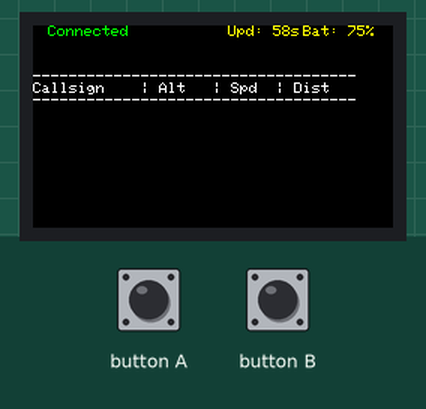
This program was run on a simulated ESP32. On the bench: 240×135 colour display. The test bench sets the inputs (shaded band). WiFi joins after 1.5 s; servers stay silent unless stated; uploads are accepted with an empty reply; what the program prints to the serial monitor is not drawn.

Above: at 3.1 s.
3.2 s: button A pressed for 0.15 s
At 4.4 s:
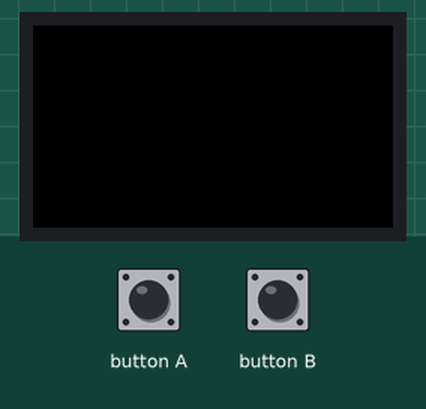
4.8 s: button A pressed for 0.15 s
At 6.7 s:
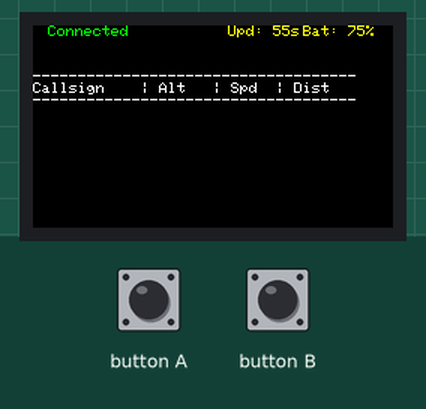
13.4 s: button A pulsed LOW 2 times (0.12 s each, 0.3 s apart)
Timing chart, 0 to 16.4 s (numbered marks = the images above; inputs shaded):
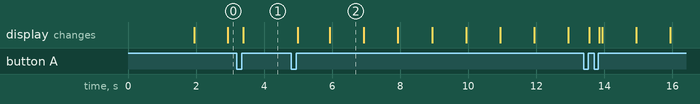

The program:

main.cpp
```cpp
#include <Arduino.h>
#include <M5StickCPlus2.h>
#include <WiFi.h>
#include <HTTPClient.h>
#include <WiFiClient.h>
#include <ArduinoJson.h>
#include <math.h>

#include "WiFiManager.h"
#include "FlightService.h"
#include "DisplayManager.h"

// ------------------------------------------------------------------
// Global variables
// ------------------------------------------------------------------
WiFiManager wifiMgr;
FlightService flightSvc;
DisplayManager displayMgr;

unsigned long nextUpdateTime = 60000; // Set to 60 seconds as requested

// ------------------------------------------------------------------
// Helper functions
// ------------------------------------------------------------------
void setup() {
    Serial.begin(115200);
    auto cfg = M5.config();
    M5.begin(cfg);
    M5.Lcd.setRotation(1);
    M5.Lcd.fillScreen(BLACK);

    wifiMgr.begin();
    displayMgr.begin();

    Serial.println("Connecting to WiFi...");
    wifiMgr.connect();

    // Block until connected before entering the main loop
    while (!wifiMgr.isConnected()) {
        Serial.println("Waiting for connection...");
        delay(1000);
    }

    Serial.println("Connected! Fetching initial data...");
    if (flightSvc.fetchFlights()) {
        nextUpdateTime = millis() + 60000; // Set next update to 60s
        displayMgr.setNeedsRedraw(true);
        Serial.println("Initial data fetched successfully.");
    } else {
        Serial.println("Failed to fetch initial data.");
        nextUpdateTime = millis() + 60000; // Still set timer so we don't spam
    }

    Serial.println("Starting loop.");
}

void loop() {
    M5.update();

    // Handle Button A: Toggle Screen
    static bool btnA_handled = false;
    if (M5.BtnA.wasClicked()) {
        if (!btnA_handled) {
            btnA_handled = true;
            Serial.println("Button A Pressed");
            displayMgr.toggleScreen();
        }
    }
    if (!M5.BtnA.wasClicked()) {
        btnA_handled = false;
    }

    // Handle Button B: Scroll
    if (M5.BtnB.wasClicked()) {
        Serial.println("Button B Clicked");
        displayMgr.scroll(1, flightSvc.getNearbyPlanes());
    }
    if (M5.BtnB.pressedFor(400)) {
        Serial.println("Button B Long Pressed");
        displayMgr.scroll(-1, flightSvc.getNearbyPlanes());
    }

    // Update Logic
    if (displayMgr.isScreenOn()) {
        // Fetch data if timer expired
        if (millis() > nextUpdateTime) {
            // We are guaranteed to be connected because we blocked in setup
            Serial.println("Fetching new flight data...");
            if (flightSvc.fetchFlights()) {
                nextUpdateTime = millis() + 60000; // Set next update to 60s
                displayMgr.setNeedsRedraw(true);
                Serial.println("Data updated successfully.");
            } else {
                Serial.println("Failed to fetch data.");
            }
        }

        displayMgr.update(flightSvc, wifiMgr.getState(), nextUpdateTime);
    }
}
```

DisplayManager.cpp
```cpp
#include "DisplayManager.h"

DisplayManager::DisplayManager() : scrollOffset(0), m_isScreenOn(true), m_needsRedraw(true), m_lastConnState(WiFiManager::IDLE_CONN), m_lastRemaining(-1) {}

void DisplayManager::begin() {
    M5.Lcd.setRotation(1);
    M5.Lcd.fillScreen(BLACK);
}

void DisplayManager::drawStatus(WiFiManager::State connState, unsigned long nextUpdateTime) {
    long remaining = (long)(nextUpdateTime - millis()) / 1000;
    if (remaining < 0) remaining = 0;

    // Only redraw the status area if something actually changed
    if (connState != m_lastConnState || remaining != m_lastRemaining) {
        // Clear the top status bar
        M5.Lcd.fillRect(0, 0, 240, 20, BLACK);

        // WiFi Status (Left)
        M5.Lcd.setCursor(10, 0);
        if (connState == WiFiManager::CONNECTING) {
            M5.Lcd.setTextColor(WHITE);
            M5.Lcd.print("Connecting...");
        } else if (connState == WiFiManager::CONNECTED_CONN) {
            M5.Lcd.setTextColor(GREEN);
            M5.Lcd.print("Connected");
        } else {
            M5.Lcd.setTextColor(RED);
            M5.Lcd.print("Disconnected");
        }

        // Countdown (Middle)
        M5.Lcd.setCursor(130, 0);
        M5.Lcd.setTextColor(YELLOW);
        M5.Lcd.printf("Upd: %ds", remaining);

        // Battery (Right)
        int battery = M5.Power.getBatteryLevel();
        M5.Lcd.setCursor(180, 0);
        M5.Lcd.setTextColor(YELLOW);
        M5.Lcd.printf("Bat: %d%%", battery);

        m_lastConnState = connState;
        m_lastRemaining = remaining;
    }
}

void DisplayManager::update(FlightService& flightService, WiFiManager::State connState, unsigned long nextUpdateTime) {
    if (!m_isScreenOn) return;

    drawStatus(connState, nextUpdateTime);

    M5.Lcd.setCursor(0, 30);
    M5.Lcd.setTextColor(WHITE);
    M5.Lcd.setTextSize(1);
    M5.Lcd.println("------------------------------------");
    M5.Lcd.println("Callsign    | Alt   | Spd  | Dist");
    M5.Lcd.println("------------------------------------");

    if (m_needsRedraw) {
        M5.Lcd.fillRect(0, 75, 240, 120, BLACK);

        const auto& planes = flightService.getNearbyPlanes();
        for (int i = 0; i < MAX_VISIBLE_LINES; i++) {
            int idx = scrollOffset + i;
            if (idx < (int)planes.size()) {
                M5.Lcd.setCursor(0, 75 + (i * 12));
                M5.Lcd.printf("%-10s | %-7d | %-5d | %-5.1f\n",
                    planes[idx].callsign.c_str(),
                    (int)(planes[idx].barHeight / 10.0) * 10,
                    (int)planes[idx].speed,
                    planes[idx].distance);
            }
        }
        m_needsRedraw = false;
    }
}

void DisplayManager::toggleScreen() {
    if (!m_isScreenOn) {
        m_isScreenOn = true;
        M5.Lcd.fillScreen(BLACK);
    } else {
        m_isScreenOn = false;
        M5.Lcd.clear();
    }
}

void DisplayManager::scroll(int delta, const std::vector<Aircraft>& planes) {
    if (!m_isScreenOn) return;
    scrollOffset += delta;

    // Bounds checking
    if (scrollOffset < 0) scrollOffset = 0;
    if (scrollOffset > (int)planes.size() - MAX_VISIBLE_LINES) {
        scrollOffset = (int)planes.size() - MAX_VISIBLE_LINES;
        if (planes.size() < MAX_VISIBLE_LINES) scrollOffset = 0;
    }

    m_needsRedraw = true;
}

void DisplayManager::setNeedsRedraw(bool needs) {
    m_needsRedraw = needs;
}

bool DisplayManager::isScreenOn() const {
    return m_isScreenOn;
}
```

DisplayManager.h
```cpp
#ifndef DISPLAY_MANAGER_H
#define DISPLAY_MANAGER_H

#include <Arduino.h>
#include <M5StickCPlus2.h>
#include "Models.h"
#include "FlightService.h"
#include "WiFiManager.h"

class DisplayManager {
public:
    DisplayManager();
    void begin();
    void update(FlightService& flightService, WiFiManager::State connState, unsigned long nextUpdateTime);
    void toggleScreen();
    void scroll(int delta, const std::vector<Aircraft>& planes);
    void drawStatus(WiFiManager::State connState, unsigned long nextUpdateTime);
    bool isScreenOn() const;
    void setNeedsRedraw(bool needs);

private:
    int scrollOffset;
    const int MAX_VISIBLE_LINES = 6;
    bool m_isScreenOn;
    bool m_needsRedraw;
    WiFiManager::State m_lastConnState;
    long m_lastRemaining;
};

#endif // DISPLAY_MANAGER_H
```

FlightService.cpp
```cpp
#include "FlightService.h"
#include <HTTPClient.h>
#include <ArduinoJson.h>

FlightService::FlightService() {}

bool FlightService::fetchFlights() {
    if (WiFi.status() != WL_CONNECTED) {
        Serial.println("Error: WiFi not connected");
        return false;
    }

    HTTPClient http;

    // Calculate bounding box for 50km radius
    float lat_delta = 50.0 / 111.0;
    float lon_delta = 50.0 / (111.0 * cos(MY_LAT * M_PI / 180.0));

    float lamin = MY_LAT - lat_delta;
    float lamax = MY_LAT + lat_delta;
    float lomin = MY_LON - lon_delta;
    float lomax = MY_LON + lon_delta;

    // Correct URL for OpenSky /states/all with bounding box
    String url = "https://opensky-network.org/api/states/all?lamin=" + String(lamin, 4) +
                  "&lomin=" + String(lomin, 4) +
                  "&lamax=" + String(lamax, 4) +
                  "&lomax=" + String(lomax, 4);

    Serial.println("Requesting: " + url);
    http.begin(url);
    int httpCode = http.GET();

    if (httpCode > 0) {
        Serial.printf("HTTP Code: %d\n", httpCode);
        if (httpCode == 200) {
            String payload = http.getString();
            DynamicJsonDocument doc(16384);
            DeserializationError error = deserializeJson(doc, payload);

            if (!error) {
                nearbyPlanes.clear();
                JsonArray states = doc["states"];

                for (JsonArray state : states) {
                    Aircraft a;
                    // OpenSky /states/all returns a 2D array.
                    // We access values by index.
                    if (state.size() >= 10) {
                        a.icao24 = state[0].as<String>();
                        a.callsign = state[1].as<String>();
                        a.barHeight = state[7].as<float>();
                        a.speed = state[9].as<float>();
                        a.source = state[2].as<String>();
                        a.destination = "N/A";

                        // Calculate distance from my location (MY_LAT, MY_LON)
                        float lat1 = MY_LAT;
                        float lon1 = MY_LON;
                        float lat2 = state[6].as<float>();
                        float lon2 = state[5].as<float>();

                        // Haversine Formula
                        float dLat = (lat2 - lat1) * M_PI / 180.0;
                        float dLon = (lon2 - lon1) * M_PI / 180.0;
                        float rLat1 = lat1 * M_PI / 180.0;
                        float rLat2 = lat2 * M_PI / 180.0;

                        float a_haver = sin(dLat/2) * sin(dLat/2) +
                                       cos(rLat1) * cos(rLat2) *
                                       sin(dLon/2) * sin(dLon/2);
                        float c = 2 * atan2(sqrt(a_haver), sqrt(1 - a_haver));
                        a.distance = 6371000 * c / 1000.0; // Distance in km

                        nearbyPlanes.push_back(a);
                    }
                }
                http.end();
                return true;
            } else {
                Serial.print("JSON Parse Error: ");
                Serial.println(error.c_str());
            }
        } else {
            Serial.printf("Server returned error code: %d\n", httpCode);
        }
    } else {
        Serial.printf("Connection failed: %s\n", http.errorToString(httpCode).c_str());
    }

    http.end();
    return false;
}
```

FlightService.h
```cpp
#ifndef FLIGHT_SERVICE_H
#define FLIGHT_SERVICE_H

#include <Arduino.h>
#include <vector>
#include "Models.h"

class FlightService {
public:
    FlightService();
    bool fetchFlights();
    const std::vector<Aircraft>& getNearbyPlanes() const { return nearbyPlanes; }

private:
    std::vector<Aircraft> nearbyPlanes;
    const float MY_LAT = 12.975287;
    const float MY_LON = 77.689208;
    const float RADIUS_KM = 50.0;
};

#endif // FLIGHT_SERVICE_H
```

Models.h
```cpp
#ifndef MODELS_H
#define MODELS_H

#include <Arduino.h>
#include <String.h>
#include <vector>

struct Aircraft {
    String icao24;
    String callsign;
    float barHeight;
    float speed;
    float distance;
    String source;
    String destination;
};

#endif // MODELS_H
```

WiFiManager.cpp
```cpp
#include "WiFiManager.h"
#include "credential.h"

WiFiManager::WiFiManager() : currentState(IDLE_CONN) {}

void WiFiManager::begin() {
    WiFi.mode(WIFI_STA);
    WiFi.disconnect();
    currentState = IDLE_CONN;
}

void WiFiManager::connect() {
    if (WiFi.status() == WL_CONNECTED) {
        currentState = CONNECTED_CONN;
        return;
    }

    currentState = CONNECTING;
    WiFi.begin(WIFI_SSID, WIFI_PASSWORD);

    int attempts = 0;
    while (WiFi.status() != WL_CONNECTED && attempts < 20) {
        delay(500);
        attempts++;
    }

    if (WiFi.status() == WL_CONNECTED) {
        currentState = CONNECTED_CONN;
    } else {
        currentState = IDLE_CONN;
    }
}
```

WiFiManager.h
```cpp
#ifndef WIFI_MANAGER_H
#define WIFI_MANAGER_H

#include <Arduino.h>
#include <WiFi.h>

class WiFiManager {
public:
    enum State { IDLE_CONN, CONNECTING, CONNECTED_CONN };

    WiFiManager();
    void begin();
    void connect();
    State getState() const { return currentState; }
    bool isConnected() const { return currentState == CONNECTED_CONN; }
    String getSSID() const { return WiFi.SSID(); }

private:
    State currentState;
};

#endif // WIFI_MANAGER_H
```

credential.h
```cpp
#define WIFI_CREDENTIAL_H
#define WIFI_SSID "SSID"
#define WIFI_PASSWORD "PASSWORD"
```

Measured:
- after the input at 3.2 s, the display: changes after 0.18 s (image 1)
- after the input at 4.8 s, the display: first changes after 0.19 s (image 2 shows a later state)
